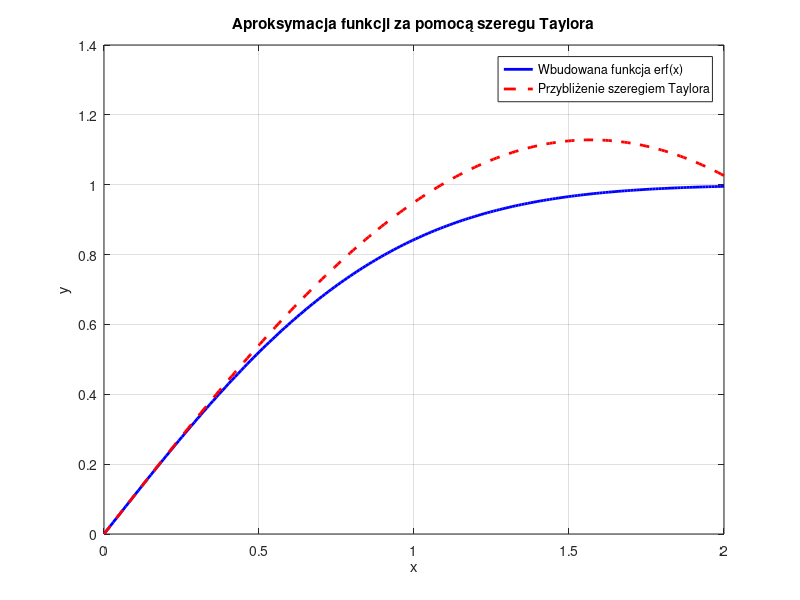

MATLAB code for this plot:
close all; clear all;

approx_erf = @(x, terms) (2/sqrt(pi)) * sum((-1).^((1:terms)-1) .* x.^(2*(1:terms)-1) ./ factorial(2*(1:terms)-1));

x = linspace(0, 2, 200);

terms = 5;

approx_vals = arrayfun(@(x) approx_erf(x, terms), x);  %apr
exact_vals = erf(x);                                   %real

figure;
plot(x, exact_vals, 'b', 'LineWidth', 2, 'DisplayName', 'Wbudowana funkcja erf(x)');
hold on;
plot(x, approx_vals, 'r--', 'LineWidth', 2, 'DisplayName', 'Przybliżenie szeregiem Taylora');
legend('Location', 'Best');
title('Aproksymacja funkcji za pomocą szeregu Taylora');
xlabel('x');
ylabel('y');
grid on;
